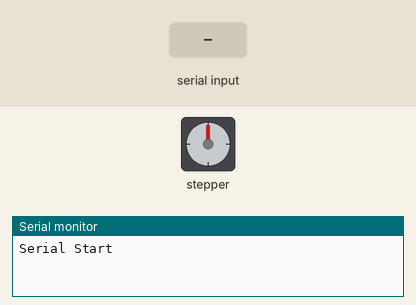
A sketch run on a simulated Arduino Uno, built with avr-gcc and run on an emulated ATmega328P. On the bench: stepper motor, the last lines printed to the serial monitor. Wiring (inferred from the names in the program): stepper motor driver (200 steps per turn assumed): step pin 9; direction pin 8; enable pin 10. The test bench sets the inputs (shaded band).

Above: at 1.2 s.
1.3 s: "90,45\n" received over Serial
At 2.4 s:
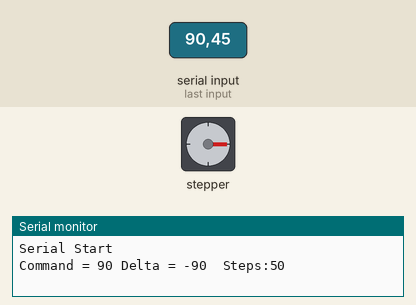
3.0 s: "30,150\n" received over Serial
At 3.7 s:
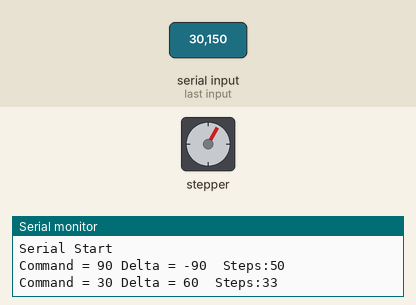
4.6 s: "45\n" received over Serial
At 5.3 s:
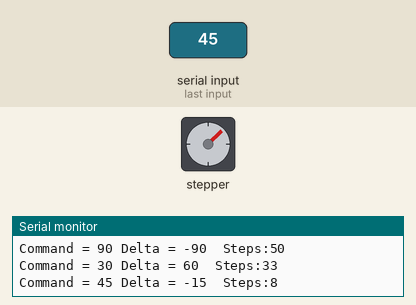
6.2 s: "200\n" received over Serial
At 7.5 s:
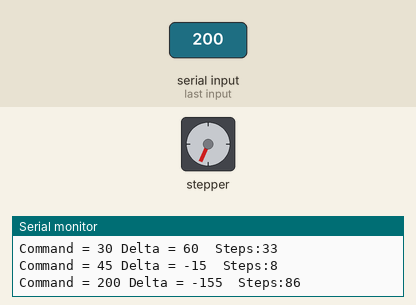
Timing chart, 0 to 8.9 s (numbered marks = the images above; inputs shaded):
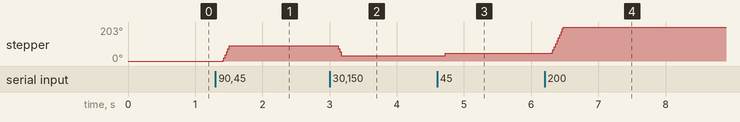

Measured:
- after the input at 1.3 s, stepper: turns 91° clockwise in 0.10 s, starting after 0.11 s
- after the input at 3.0 s, stepper: turns 61° counter-clockwise, starting after 0.11 s
- after the input at 4.6 s, stepper: goes 32° 0.02 s, then 46°, starting after 0.10 s
- after the input at 6.2 s, stepper: turns 157° clockwise in 0.17 s, starting after 0.10 s

The sketch:

R_cup_rationVid_o_1.0_Ard.ino
```cpp
#define DIR_PIN 8
#define STEP_PIN 9
#define ENABLE_PIN 10

#define DATA_BUFF_SIZE 128
#define BUFFER_SIZE 7

int buff[BUFFER_SIZE];

const float anglePerStep = 1.8;

int32_t angle = 0;

void setup() {
  // put your setup code here, to run once:
  Serial.begin(9600);
  Serial.println("Serial Start");

  pinMode(DIR_PIN, OUTPUT);
  pinMode(STEP_PIN, OUTPUT);
  pinMode(ENABLE_PIN, OUTPUT);

  int myTimeout = 100;
  Serial.setTimeout(myTimeout);
}

void loop() {
  // put your main code here, to run repeatedly:
  receiveSerial();
}

void receiveSerial()
{
  if (Serial.available())
  {
      String a;
      a = Serial.readString();
      int b = a.toInt();
      processData(b);
  }
}


void processData(int data)
{

  int32_t _command = data;
  int32_t _delta = angle - _command;
  int32_t _steps = abs(float(_delta) / anglePerStep);

  Serial.print("Command = ");
  Serial.print(_command);
  Serial.print(" Delta = ");
  Serial.print(_delta);
  Serial.print("  Steps:");
  Serial.println(_steps);

  digitalWrite(ENABLE_PIN, LOW);

  if (_delta < 0) {
    digitalWrite(DIR_PIN, HIGH);
    for (int i = 0; i <= _steps; i++) {
      digitalWrite(STEP_PIN, HIGH);
      delay(1);
      digitalWrite(STEP_PIN, LOW);
      delay(1);
    }
  }
  else if (_delta > 0) {
    digitalWrite(DIR_PIN, LOW);
    for (int i = 0; i <= _steps; i++) {
      digitalWrite(STEP_PIN, HIGH);
      delay(1);
      digitalWrite(STEP_PIN, LOW);
      delay(1);
    }
  }
  angle = _command;

}

int charToInt(char data[]) {
  int values[9];
  long returnValue = 0;
  int i = 0;
  int u = 0;
  bool negative = false;
  if (data[0] == 45) {
    i = 1;
    negative = true;
  }
  while (isDigit(data[i])) {
    values[u] = data[i] - 48;
    i++;
    u++;
  }
  for (int v = 0; v < u; v++) {
    returnValue += long(values[v]) * long(pow(10, u - v - 1));
  }
  if (negative) {
    returnValue = -returnValue;
  }
  return returnValue;
}
```
